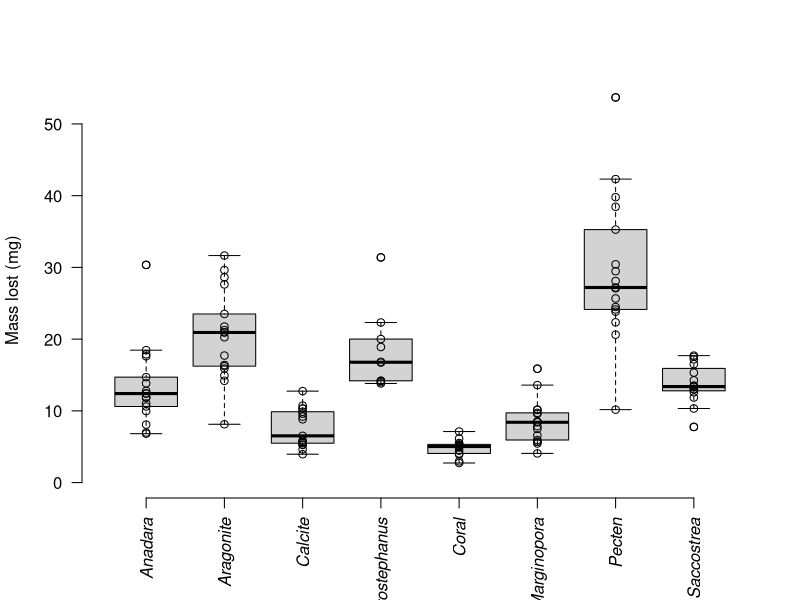
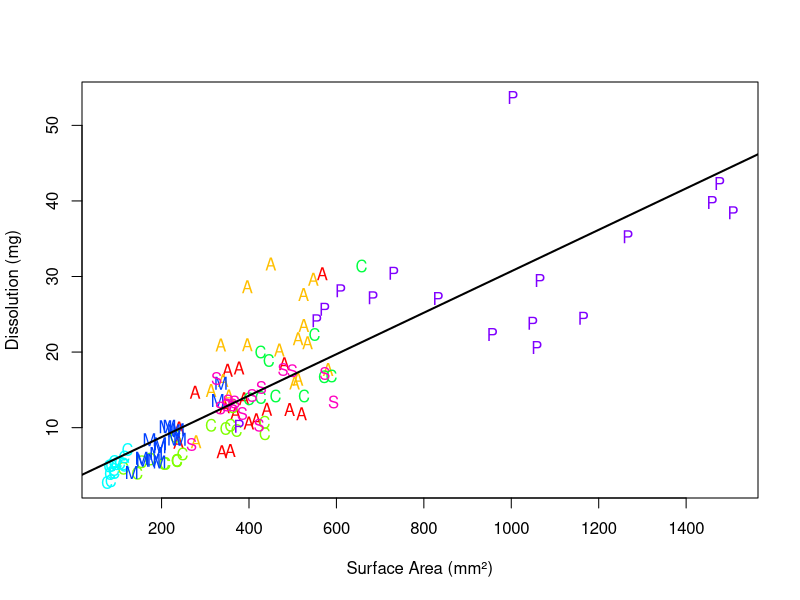
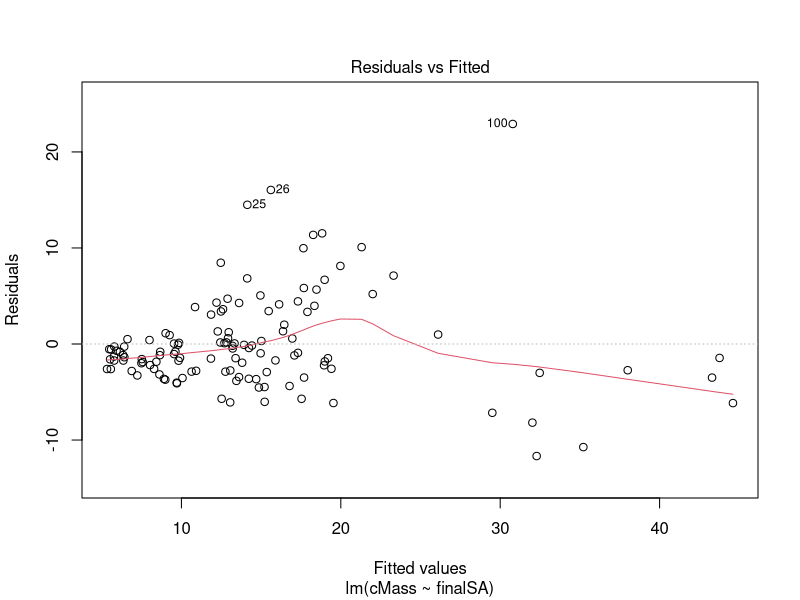
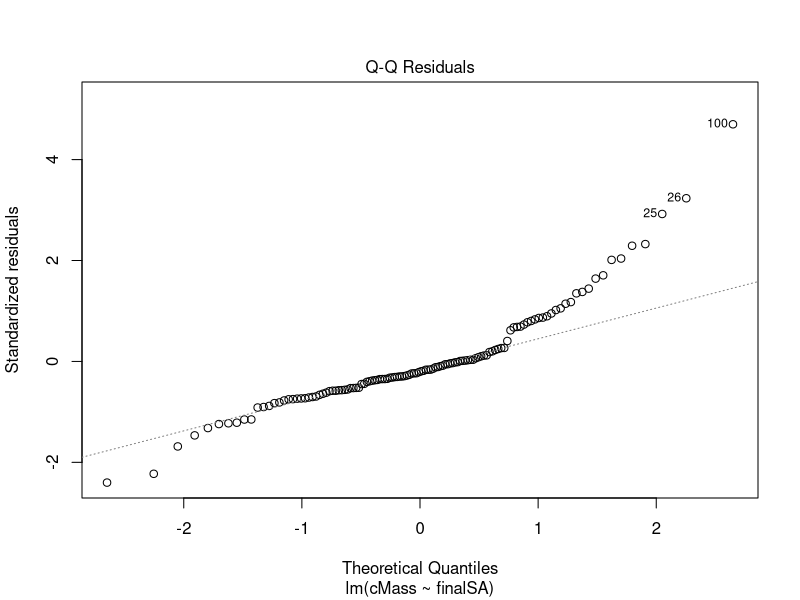
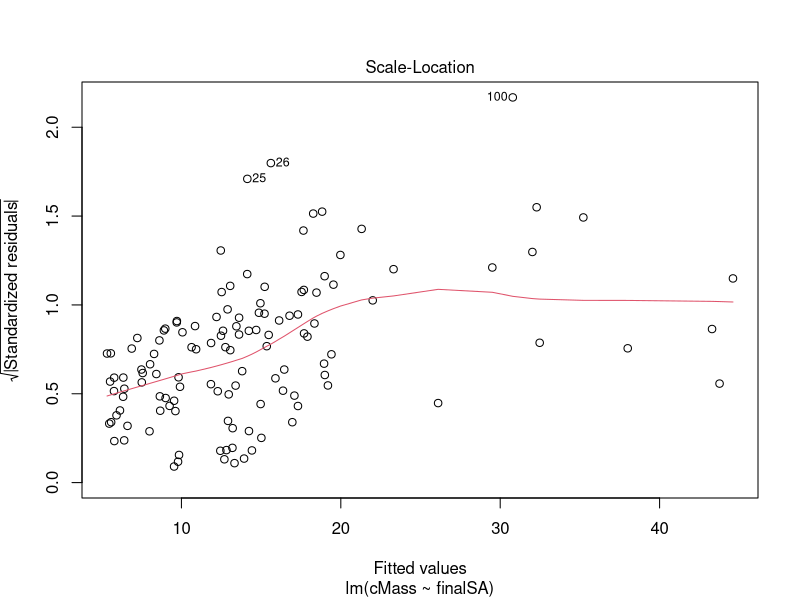
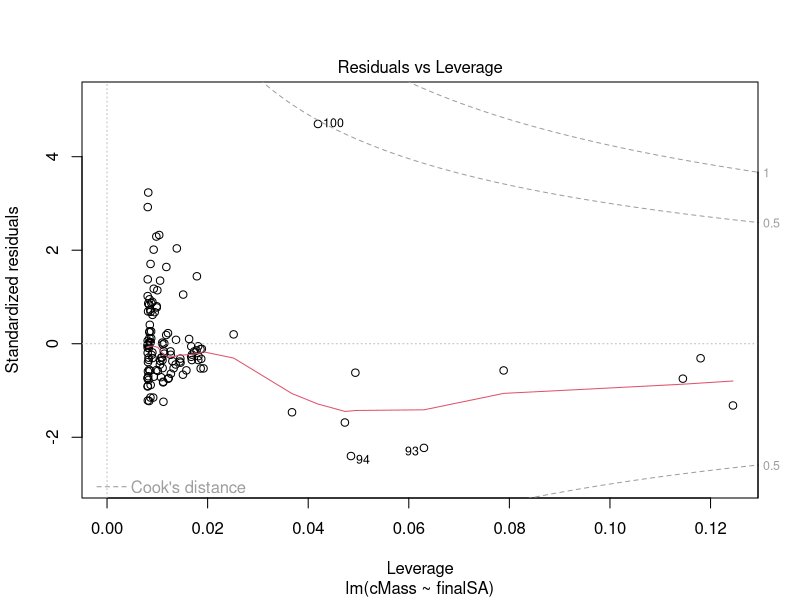
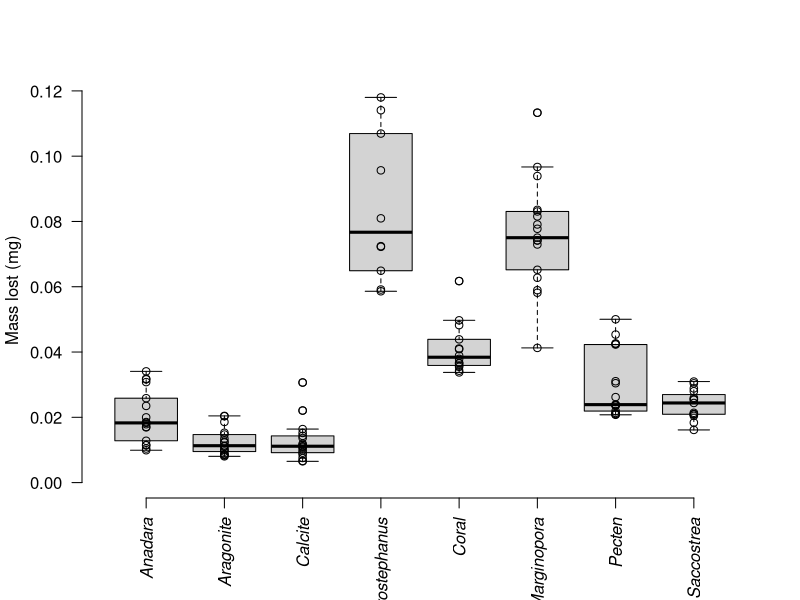
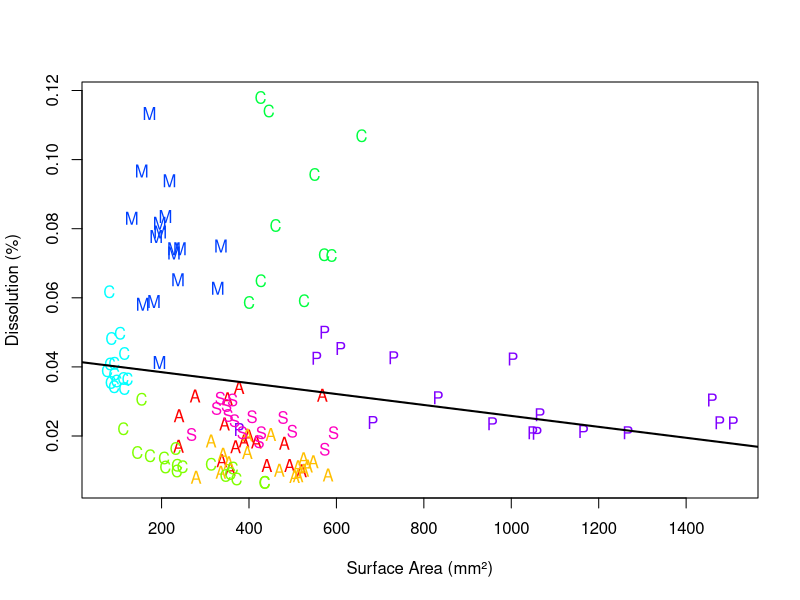

These charts were generated, in order, by the following R code:
################################  FILE LICENSE  ################################
#
#	This file is copyright (C) 2024 Mikayla Schmidt
#
#	This program is free software; you can redistribute it and/or modify it 
#	under the terms of version 3 the GNU General Public License as published 
#	by the Free Software Foundation.
#
#	This program is distributed in the hope that it will be useful, but WITHOUT
#	ANY WARRANTY; without even the implied warranty of MERCHANTABILITY or 
#	FITNESS FOR A PARTICULAR PURPOSE.  See the GNU General Public License for 
#	more details.
#
#	To view a copy of the license go to:
#	http://www.gnu.org/licenses/licenses.html#GPL
#	
################################################################################
#0.0 Setup for everything
setwd("C:/Users/micke/OneDrive/Desktop/Ch2 data")
dShell <- read.csv('./Ch2Clean_Expt3.csv')

pData <- dShell
TAXA <- unique(pData$taxon)
pData$taxon <- as.factor(pData$taxon)
taxa <- sort(unique(pData$taxon))
tFont <- rep(3,length(taxa))
tFont[which(taxa == 'Anadara')] <- 1
taxaAbrev <- substring(taxa,0,5)
TAXA2 <- data.frame(taxon=taxa, tFont = tFont, tPoint=substring(taxa,0,1), tAbrev = taxaAbrev, tColor=rainbow(length(taxa)), tLine = 1:length(taxa))
pData<-merge(pData,TAXA2,by='taxon')

#1.0 First, cMass relationships  
#Which is mass lost by taxon 
plot(cMass ~ taxon, data=pData[!is.na(pData$cMass),], ylim=c(0,max(pData$cMass, na.rm=TRUE)), ann=FALSE, axes=FALSE)
points(cMass ~ taxon, data=pData[!is.na(pData$cMass),])
mtext('Mass lost (mg)', side=2, line=3)
axis(2, las=1)
axis(1, at=1:length(taxa), labels=taxa, font=3, cex=0.5, las=2)

#Dissolution by total mass (mg, cMass) relationship to surface area (mm^2)
plot(cMass ~ finalSA, data=pData, xlab='Surface Area (mm\u00b2)', ylab='Dissolution (mg)', col= pData$tColor, pch=substring(pData$taxon, 0, 2))
fit <- lm(cMass~finalSA, data=pData)
co <- coef(fit)
abline(fit, lwd=2)
plot(fit)
summary(fit)


#2.0 Then, looking at pMass relationships
#percent lost by taxon 
plot(pMass ~ taxon, data=pData[!is.na(pData$pMass),], ylim=c(0,max(pData$pMass, na.rm=TRUE)), ann=FALSE, axes=FALSE)
points(pMass ~ taxon, data=pData[!is.na(pData$pMass),])
mtext('Mass lost (mg)', side=2, line=3)
axis(2, las=1)
axis(1, at=1:length(taxa), labels=taxa, font=3, cex=0.5, las=2)

#Dissolution by total mass (mg, cMass) relationship to surface area (mm^2)
plot(pMass ~ finalSA, data=pData, xlab='Surface Area (mm\u00b2)', ylab='Dissolution (%)', col= pData$tColor, pch=substring(pData$taxon, 0, 2))
fit <- lm(pMass~finalSA, data=pData)
co <- coef(fit)
abline(fit, lwd=2)
plot(fit)
summary(fit)


#3.0 now getting into the actual comparison bit - looking at MassSA
plot(massSA ~ taxon, data=pData)
points(massSA ~ taxon, data=pData)
mtext('Mass lost/surface area (mg/mm2)', side=2, line=3)
axis(2, las=1)
axis(1, at=1:length(taxa), labels=taxa, font=3, cex=0.5, las=2) 

#Dissolution by total mass (mg, cMass) relationship to surface area (mm^2)
#Same as seen in this script previously but is related to above massSA calc
plot(cMass ~ finalSA, data=pData, xlab='Surface Area (mm\u00b2)', ylab='Dissolution (mg)', col= pData$tColor, pch=substring(pData$taxon, 0, 2))
fit <- lm(cMass~finalSA, data=pData)
co <- coef(fit)
abline(fit, lwd=2)
plot(fit)
summary(fit)

#BELOW NEEDS EDITING TO MAKE WORK - give names
#4.0 Power analysis to look at how many more specimens needed of each to tell difference
#matrix of t tests
TAXA3 <- data.frame(taxon=taxa)
ttestResult <- data.frame(taxon = TAXA3$taxon, k = 3, n=NA, f=NA, alpha=0.05, deltaMeanDiff = NA, sigmaSD = NA)
subDefault <- pData

#all of means and things needed for matrix of t tests
expMean <- aggregate(subDefault$massSA, by=list(subDefault$taxon),FUN=mean, na.action=na.omit)
expSD <- aggregate(subDefault$massSA, by=list(subDefault$taxon),FUN=sd)
expSDBig <- max(expSD$x)
expMeanMax <- max(expMean$x)
expMeanMin <- min(expMean$x)
expMeanDiff <- expMeanMax - expMeanMin

#longer script to run power analysis of t test for number of specimens needed to discern massSA differences if present
tax <- vector()
res <- vector()
c <- 0

for (a in 1:nrow(expMean)) {
  for (b in a:nrow(expMean)) {
    
    c <- c + 1
    tax[c] <- paste(expMean[a,'x'],expMean[b,'x'])
    
    if (a == b) {
      res[c] <- -99
    } else {
      
      DELTA <- expMean[a,'x'] - expMean[(b),'x']
      SD <- expSD[a,'x']
      if (expSD[(b),'x'] > SD)
        SD <- expSD[(b),'x']
      
      res[c] <- power.t.test(n=NULL,delta=DELTA,sd=SD, sig.level=0.05,power=0.8)$n
      #res[c] <- power.t.test(n=5,delta=DELTA,sd=SD, sig.level=0.05,power=NULL)$power
    }
  }}

dataTrial <- data.frame(comparison=tax, n=round(res))
dataTrial <- dataTrial[(dataTrial$n > 0),]
dataTrial

##8.0 changing it into %/% standard
cTotal <- aggregate(pData$cMass, by = list(pData$exptID),FUN=sum)
colnames(cTotal)<-c('exptID','cTotal')
pData <- merge(pData, cTotal, by = 'exptID')
pData$percentTotal <- (pData$cMass)/(pData$cTotal) *100

#now for surface area
SATotal <- aggregate(pData$finalSA, by = list(pData$exptID),FUN=sum)
colnames(SATotal)<-c('exptID','SATotal')
pData <- merge(pData, SATotal, by = 'exptID')
pData$percentSATotal <- (pData$finalSA)/(pData$SATotal) * 100

#now standardized %/%
pData$perMassSA <- pData$percentTotal/pData$percentSATotal
plot(perMassSA~taxon, data= pData)
points(perMassSA~taxon, data = pData)  

#plot standard %/%
plot(percentTotal~percentSATotal, data=pData, col= tColor, pch=tPoint)

#quick lm testing
try1 <- lm(cMass~finalSA, data=pData)
summary(try1)
try2 <- lm(percentTotal~percentSATotal, data=pData)
summary(try2)
